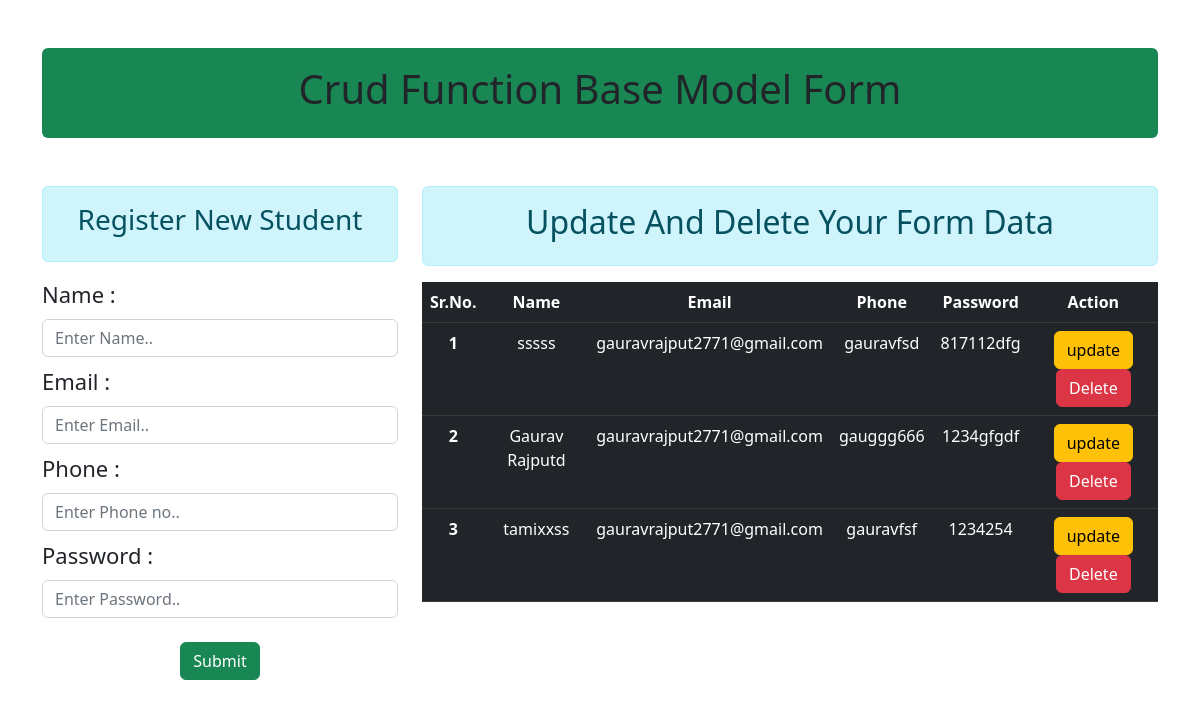
The app's page /, older data.
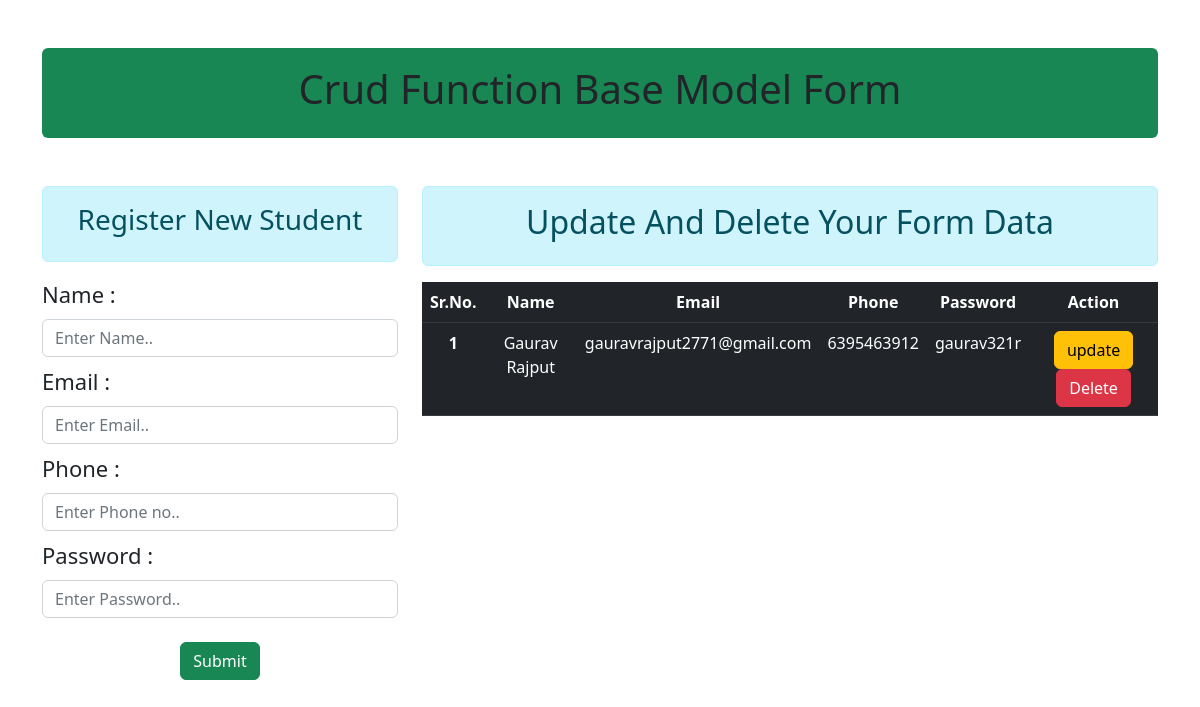
The same page, newer data.
### enroll/models.py (models this page shows)
class User(models.Model):
    Userid = models.BigAutoField(primary_key=True)
    Name = models.CharField(max_length=50)
    Email = models.EmailField(max_length=100)
    Phone = models.CharField(max_length=20)
    Password = models.CharField(max_length=16)
    Date = models.DateTimeField(auto_now=True)

### enroll/views.py (the view)
# urls.py: path("", views.registeration, name="registeration"),
def registeration(request):
    if request.method == "POST":
        formdata = UserForm(request.POST)
        if formdata.is_valid():
            formdata.save()
            formdata = UserForm()
    else:
        formdata = UserForm()
    data = User.objects.all()
    return render(request, "enroll/register.html", {"fm": formdata, "mydata": data})

### enroll/forms.py (shortened to what this page needs)
class UserForm(forms.ModelForm):
    class Meta:
        model = User
        fields = ['Name', 'Email', 'Phone', 'Password']
        error_messages = {"Name": {"required": "please give name here"}}
        widgets = {
            'Name': forms.TextInput(attrs={"class": "form-control", "placeholder": "Enter Name.."}),
            'Email': forms.EmailInput(attrs={"class": "form-control", "placeholder": "Enter Email.."}),
            'Phone': forms.TextInput(attrs={"class": "form-control", "placeholder": "Enter Phone no.."}),
            'Password': forms.PasswordInput(render_value=True, attrs={"class": "form-control", "placeholder": "Enter Password.."}),
        }

### enroll/templates/enroll/register.html (shortened to what this page needs)
{% extends "enroll/base.html" %}
{% block content %}
<div class="row ">
    <div class="col-md-4 ">
        <div class="alert alert-info text-center">
            <h3>Register New Student</h3>
        </div>
        <form action="" method="POST" novalidate>
            {% for formfield in fm %}
            <label class="my-label" for="{{ formfield.auto_id }}">{{ formfield.label }} :</label>
            <div class="text-center my-2">
                {{ formfield }}
            </div>
            {% endfor %}
            <div class="text-center m-4">
                <input class="btn btn-success text-center" type="submit" name="submit">
            </div>
        </form>
    </div>
    <div class="col-md-8 text-center ">
        <div class="alert alert-info text-center">
            <h2>Update And Delete Your Form Data</h2>
        </div>
        {% if mydata %}
        <div class="table">
            <table class="table table-dark table-hover">
                <thead>
                    <tr>
                        <th scope="col">Sr.No.</th>
                        <th scope="col">Name</th>
                        <th scope="col">Email</th>
                        <th scope="col">Phone</th>
                        <th scope="col">Password</th>
                        <th scope="col">Action</th>
                    </tr>
                </thead>
                <tbody>
                    {% for data in mydata  %}
                    <tr>
                        <th scope="row">{{ forloop.counter }}</th>
                        <td>{{ data.Name }}</td>
                        <td>{{ data.Email }}</td>
                        <td>{{ data.Phone }}</td>
                        <td>{{ data.Password }}</td>
                        <td>
                            <a href="{% url 'updates' data.Userid %}" class="btn btn-warning">update</a>
                            <form action="{% url 'delete' data.Userid %}" method="POST" class="d-inline">
                                <input type="submit" class="btn btn-danger" value="Delete" id="delete">
                            </form>
                        </td>
                    </tr>
                    {% endfor %}
                </tbody>
            </table>
        </div>
        {% else %}
        <h3>No Data Found..</h3>
        {% endif %}
    </div>
</div>
{% endblock content %}

### enroll/templates/enroll/base.html (shortened to what this page needs)
<!doctype html>
<html lang="en">
{% load static %}
<head>
    <link href="https://cdn.jsdelivr.net/npm/bootstrap@5.2.3/dist/css/bootstrap.min.css" rel="stylesheet"
>
    <link rel="stylesheet" href="{% static 'css/main.css' %}">
</head>
<body>
    <div class="container my-2">
        <div class="text-center alert bg-success my-5 ">
            <h1>Crud Function Base Model Form </h1>
        </div>
        {% block content %}
        {% endblock content %}
    </div>
</body>
</html>

### enroll/static/css/main.css (style rules this page uses)
.my-label { font-size: 22px; }

Row changes from the older to the newer data that the page shows:
removed User: Name "sssss", Email "gauravrajput2771@gmail.com", Phone "gauravfsd", Password "817112dfg"
removed User: Name "Gaurav Rajputd", Email "gauravrajput2771@gmail.com", Phone "gauggg666", Password "1234gfgdf"
removed User: Name "tamixxss", Email "gauravrajput2771@gmail.com", Phone "gauravfsf", Password "1234254"
added User: Name "Gaurav Rajput", Email "gauravrajput2771@gmail.com", Phone "6395463912", Password "gaurav321r"
